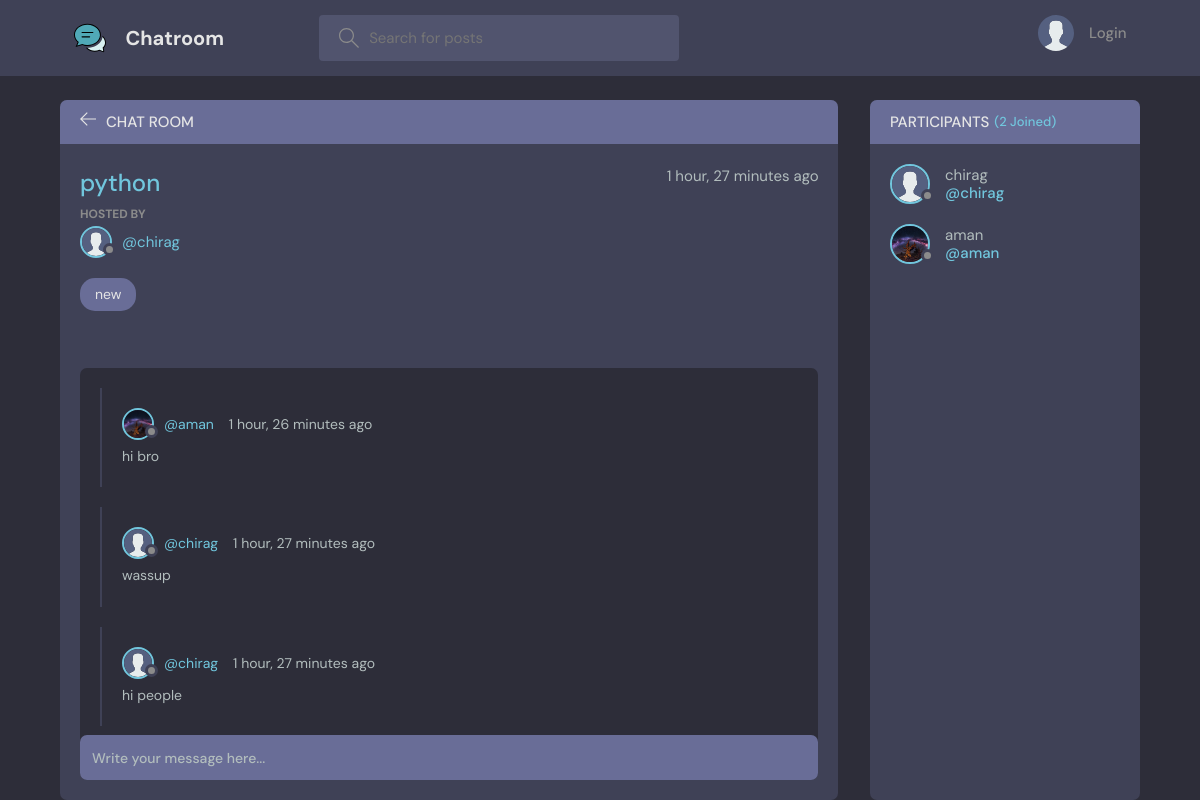
The page /room/1/ on the database its author committed.
### base/models.py (models this page shows, shortened)
class Room(models.Model):
    host = models.ForeignKey(User, on_delete=models.SET_NULL, null=True)
    topic = models.ForeignKey(Topic, on_delete=models.SET_NULL, null=True)
    name = models.CharField(max_length=200)
    description = models.TextField(null=True, blank=True)
    participants = models.ManyToManyField(
        User, related_name='participants', blank=True)
    updated = models.DateTimeField(auto_now=True)
    created = models.DateTimeField(auto_now_add=True)
    class Meta:
        ordering = ['-updated', '-created']

class User(AbstractUser):
    name = models.CharField(max_length=200, null=True)
    email = models.EmailField(unique=True, null=True)
    bio = models.TextField(null=True)
    avatar = models.ImageField(null=True, default="avatar.svg")
    USERNAME_FIELD = 'email'
    REQUIRED_FIELDS = ['name']
    objects=CustomUserManager()

class Topic(models.Model):
    name = models.CharField(max_length=200)
    def __str__(self):
        return self.name

class Message(models.Model):
    user = models.ForeignKey(User, on_delete=models.CASCADE)
    room = models.ForeignKey(Room, on_delete=models.CASCADE)
    body = models.TextField()
    updated = models.DateTimeField(auto_now=True)
    created = models.DateTimeField(auto_now_add=True)
    class Meta:
        ordering = ['-updated', '-created']

### base/views.py (the view, shortened to what this page needs)
# urls.py: path('room/<str:pk>/', views.room, name="room"),
def room(request, pk):
    room = Room.objects.get(id=pk)
    room_messages = room.message_set.all()
    participants = room.participants.all()
    context = {'room': room, 'room_messages': room_messages,
               'participants': participants}
    return render(request, 'base/room.html', context)

### base/templates/base/room.html (shortened to what this page needs)
{% extends 'main.html' %}
{% block content %}
<main class="profile-page layout layout--2">
  <div class="container">
    <div class="room">
      <div class="room__top">
        <div class="room__topLeft">
          <a href="{% url 'home' %}">
            <svg version="1.1" xmlns="http://www.w3.org/2000/svg" width="32" height="32" viewBox="0 0 32 32">
              <title>arrow-left</title>
              <path
                d="M13.723 2.286l-13.723 13.714 13.719 13.714 1.616-1.611-10.96-10.96h27.625v-2.286h-27.625l10.965-10.965-1.616-1.607z">
              </path>
            </svg>
          </a>
          <h3>Chat Room</h3>
        </div>
      </div>
      <div class="room__box scroll">
        <div class="room__header scroll">
          <div class="room__info">
            <h3>{{room.name}}</h3>
            <span>{{room.created|timesince}} ago</span>
          </div>
          <div class="room__hosted">
            <p>Hosted By</p>
            <a href="{% url 'user-profile' room.host.id %}" class="room__author">
              <div class="avatar avatar--small">
                <img src="{{room.host.avatar.url}}" />
              </div>
              <span>@{{room.host.username}}</span>
            </a>
          </div>
          <span class="room__topics">{{room.topic}}</span>
        </div>
        <div class="room__conversation">
          <div class="threads scroll">
            {% for message in room_messages %}
            <div class="thread">
              <div class="thread__top">
                <div class="thread__author">
                  <a href="{% url 'user-profile' message.user.id %}" class="thread__authorInfo">
                    <div class="avatar avatar--small">
                      <img src="{{message.user.avatar.url}}" />
                    </div>
                    <span>@{{message.user.username}}</span>
                  </a>
                  <span class="thread__date">{{message.created|timesince}} ago</span>
                </div>
              </div>
              <div class="thread__details">
                {{message.body}}
              </div>
            </div>
            {% endfor %}
          </div>
        </div>
      </div>
      <div class="room__message">
        <form action="" method="POST">
          <input name="body" placeholder="Write your message here..." />
        </form>
      </div>
    </div>
    <div class="participants">
      <h3 class="participants__top">Participants <span>({{participants.count}} Joined)</span></h3>
      <div class="participants__list scroll">
        {% for user in participants %}
        <a href="{%  url 'user-profile' user.id %}" class="participant">
          <div class="avatar avatar--medium">
            <img src="{{user.avatar.url}}" />
          </div>
          <p>
            {{user.name}}
            <span>@{{user.username}}</span>
          </p>
        </a>
        {% endfor %}
      </div>
    </div>
  </div>
</main>
{% endblock content %}

### rows shown on the page
Room: name "python", created "1 hour, 27 minutes", host.avatar (placeholder picture), host.username "chirag", topic "new"
Message: user.avatar (picture), user.username "aman", created "1 hour, 26 minutes", body "hi bro"
Message: user.avatar (placeholder picture), user.username "chirag", created "1 hour, 27 minutes", body "wassup"
Message: user.avatar (placeholder picture), user.username "chirag", created "1 hour, 27 minutes", body "hi people"
User: avatar (placeholder picture), name "chirag", username "chirag"
User: avatar (picture), name "aman", username "aman"

### other values the page prints
{{ participants.count }} "2"
